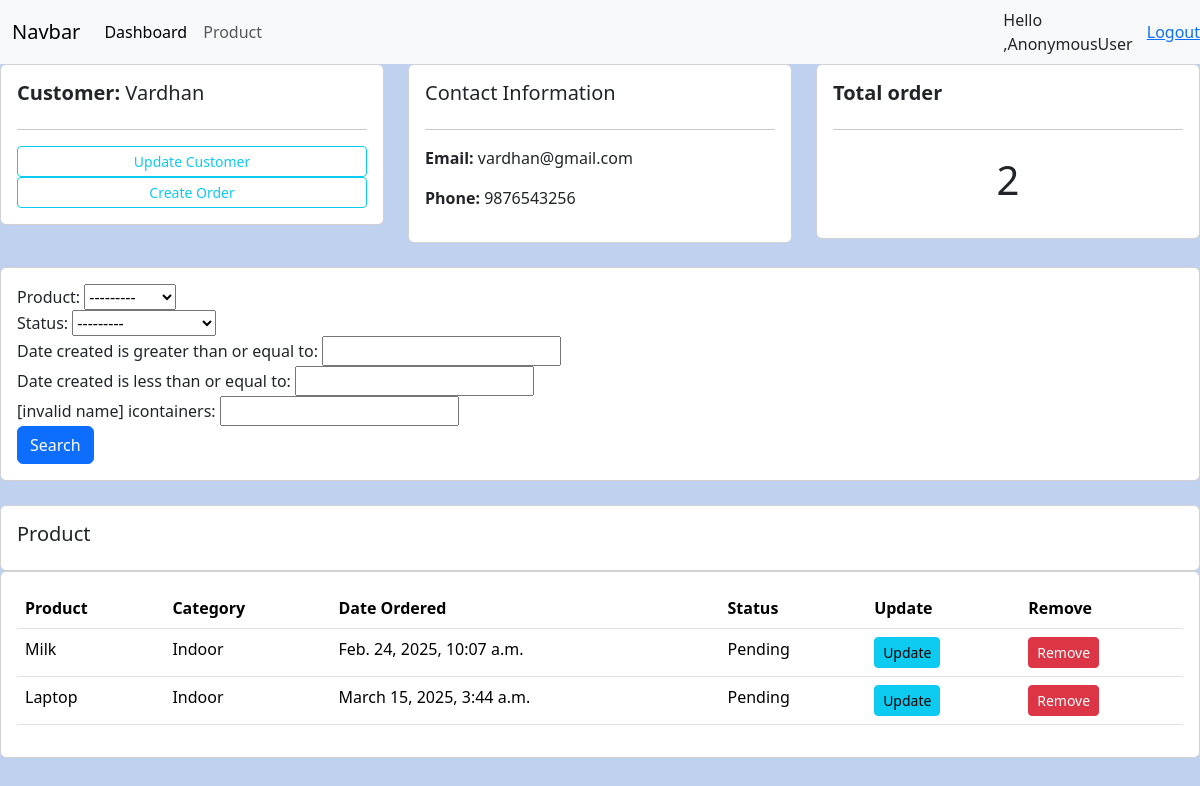
The app's page /customer/2/ with its own data.
### person/models.py (models this page shows, shortened)
class Customer(models.Model):
    name = models.CharField(max_length=200, null=True)
    phone=models.CharField(max_length=200, null=True)
    email = models.CharField(max_length=200, null=True)
    date_created=models.DateTimeField(auto_now_add=True, null=True)

class Order(models.Model):
    STATUS=(
        ('Pending', 'Pending'),
        ('Out For Delivery', 'Out For Delivery'),
        ('Delivered', 'Delivered'),
    )
    customer=models.ForeignKey(Customer, null=True, on_delete=models.SET_NULL)
    product=models.ForeignKey(Product, null=True, on_delete=models.SET_NULL)
    date_created=models.DateTimeField(auto_now_add=True, null=True)
    status=models.CharField(max_length=200, null=True, choices=STATUS)

class Product(models.Model):
    CATEGORY=(
        ('Indoor', 'Indoor'),
        ('Out Door', 'Out Door')
    )
    name = models.CharField(max_length=200, null=True)
    price=models.FloatField(null=True)
    category=models.CharField(max_length=200, null=True, choices=CATEGORY)
    description=models.CharField(max_length=200, null=True, blank=True)
    date_created=models.DateTimeField(auto_now_add=True, null=True)
    tags = models.ManyToManyField(Tag)
    def __str__(self):
        return self.name

### person/views.py (the view)
# urls.py: path('customer/<str:pk_test>/', views.cus, name='customer')
def cus(request, pk_test): #cus stands for customer
    customer=Customer.objects.get(id=pk_test)
    orders=customer.order_set.all()
    order_count=orders.count()
    myFilter=OrderFilter(request.GET, queryset=orders)
    orders=myFilter.qs
    context={'customer':customer, 'orders':orders, 'order_count': order_count, 'myFilter': myFilter}
    return render(request,'person/customer.html', context)

### templates/person/customer.html
{% extends 'base.html' %}
{% block content %}
<div class="row">
    <div class="col-md">
        <div class="card card-body">
            <h5><b>Customer: </b>{{customer.name}}</h5>
            <hr>
            <a href="#" class="btn btn-outline-info btn-sm btn-block">Update Customer</a>
            <a href="#" class="btn btn-outline-info btn-sm btn-block">Create Order</a>
        </div>
    </div>
    <div class="col-md">
        <div class="card card-body">
            <h5>Contact Information</h5>
            <hr>
            <p><b>Email: </b>{{customer.email}}</p>
            <p><b>Phone: </b>{{customer.phone}}</p>
        </div>
    </div>
    <div class="col-md">
        <div class="card card-body">
            <h5><b>Total order</b></h5>
            <hr>
            <h1 style="text-align: center; padding: 10px;">{{order_count}}</h1>
        </div>
    </div>
</div>
<br>
<div class="row">
    <div class="col">
        <div class="card card-body">
            <form method="get">
                {{myFilter.form}}
                <button class="btn btn-primary" type="Submit">Search</button>
            </form>
        </div>
    </div>
</div>
<br>
<div class="row">
    <div class="col-md">
        <div class="card card-body">
            <h5>Product</h5>
        </div>
        <div class="card card-body">
            <table class="table">
                <tr>
                    <th>Product</th>
                    <th>Category</th>
                    <th>Date Ordered</th>
                    <th>Status</th>
                    <th>Update</th>
                    <th>Remove</th>
                </tr>
                {% for order in orders %}
                <tr>
                    <td>{{order.product}}</td>
                    <td>{{order.product.category}}</td>
                    <td>{{order.date_created}}</td>
                    <td>{{order.status}}</td>
                    <td><a class="btn btn-sm btn-info" href="#">Update</a></td>
                    <td><a class="btn btn-sm btn-danger" href="#">Remove</a></td>
                </tr>
                {% endfor %}
            </table>
        </div>
    </div>
</div>
{% endblock %}

### static/css/mystyle.css (style rules this page uses)
body { background-color: rgb(192, 209, 240); }

### records on screen
Customer: name "Vardhan", email "vardhan@gmail.com", phone "9876543256"
Order: product "Milk", product.category "Indoor", date_created "Feb. 24, 2025, 10:07 a.m.", status "Pending"
Order: product "Laptop", product.category "Indoor", date_created "March 15, 2025, 3:44 a.m.", status "Pending"

### other values on screen
{{ request.user }} "AnonymousUser"
{{ order_count }} "2"
